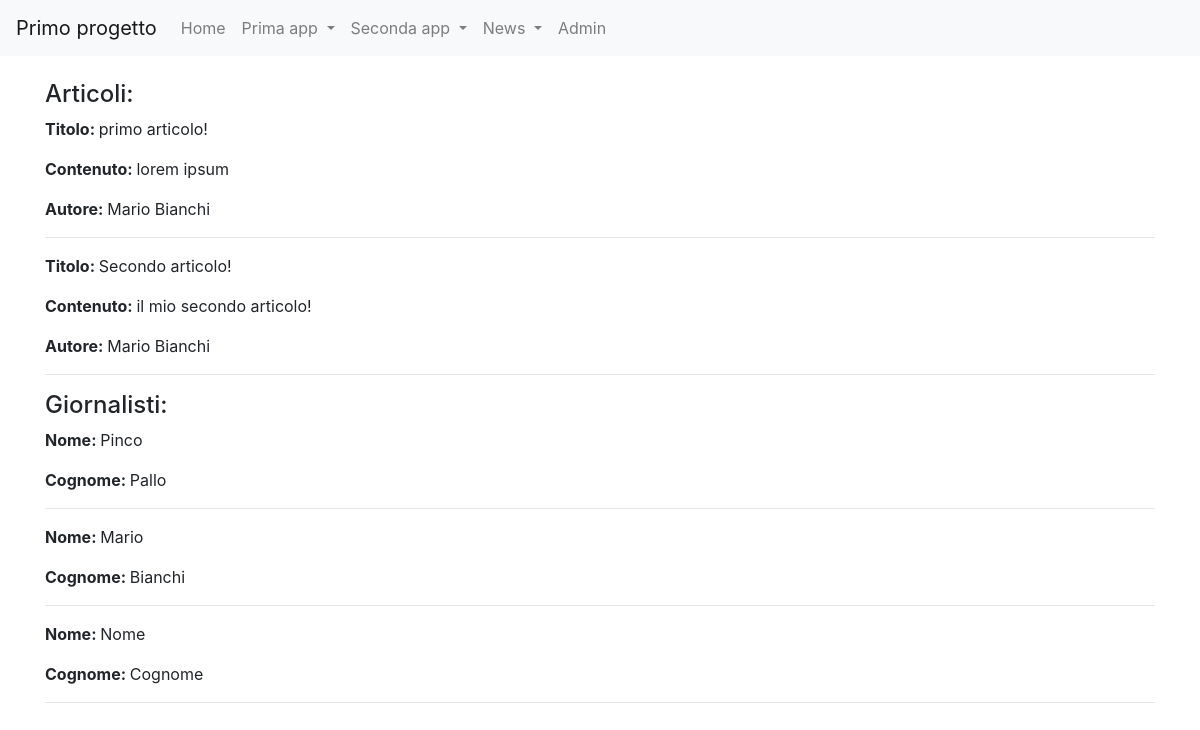
Before: /news/ with the older database file.
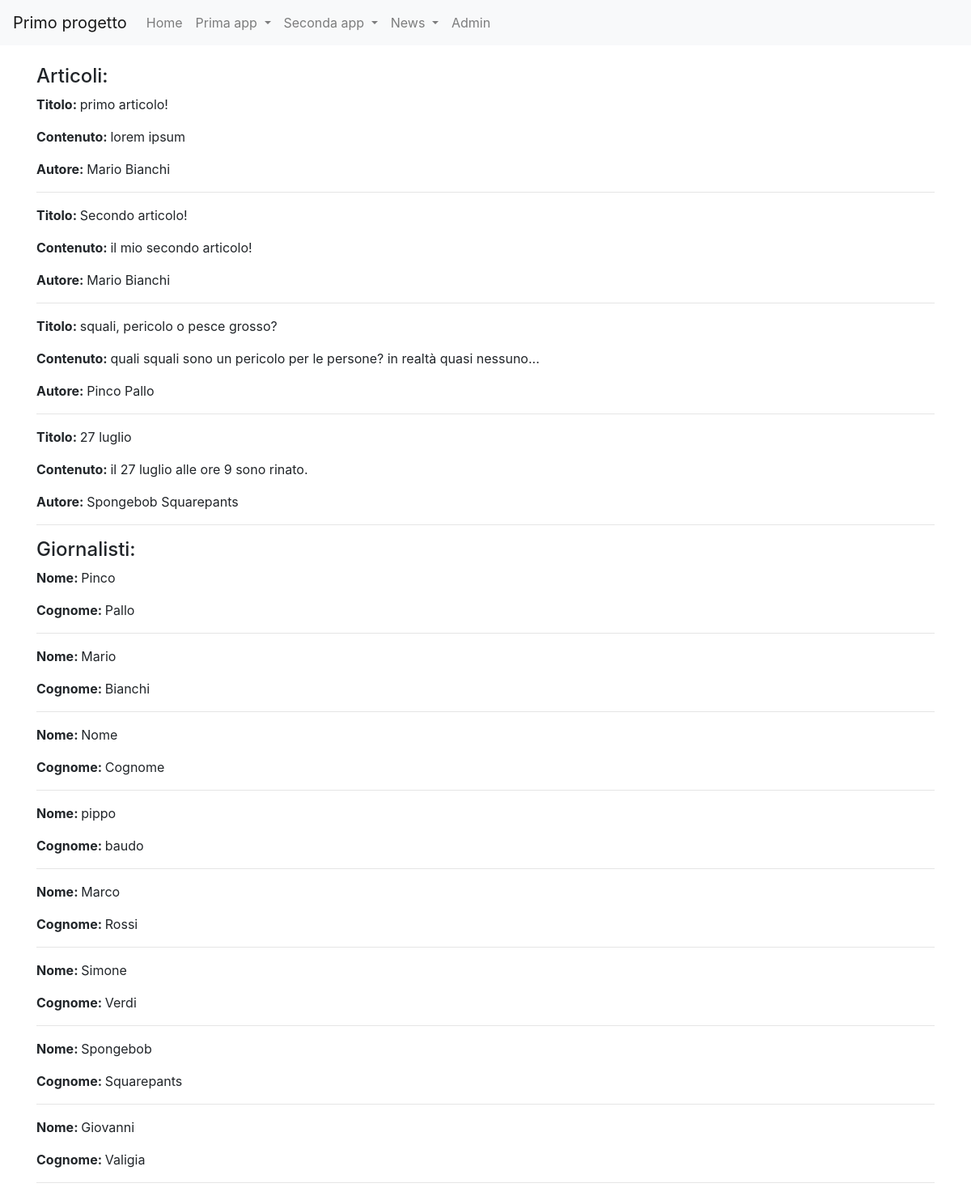
After: the same page with the newer database file.
### news/models.py (models this page shows)
class Article(models.Model):
    titolo = models.CharField(max_length=200)
    contenuto = models.TextField()
    giornalista = models.ForeignKey(Giornalista, on_delete=models.CASCADE, related_name='articoli')
    visualizzazioni = models.IntegerField(default=0)
    data_pubblicazione = models.DateField()
    def __str__(self):
        return self.titolo
    class Meta:
        verbose_name = "Articolo"
        verbose_name_plural = "Articoli"

class Giornalista(models.Model):
    nome = models.CharField(max_length=100)
    cognome = models.CharField(max_length=100)
    data_nascita = models.DateField()
    def __str__(self):
        return self.nome + " "+ self.cognome
    class Meta:
        verbose_name = "Giornalista"
        verbose_name_plural = "Giornalisti"

### news/views.py (the view)
# urls.py: path('', home, name='homeview'),
def home(request):
    Articles = Article.objects.all()
    Giornalisti = Giornalista.objects.all()
    context = {
        "articoli": Articles,
        "giornalisti": Giornalisti
    }
    print(context)
    return render(request, "news/homepage.html", context)

### news/templates/news/homepage.html (shortened to what this page needs)
{% extends 'base.html'%}
{%block content%}
  <h4>Articoli:</h4>
    {% for articolo in articoli %}
        <p><strong>Titolo: </strong>{{ articolo.titolo }}</p>
        <p><strong>Contenuto: </strong>{{ articolo.contenuto }}</p>
        <p><strong>Autore: </strong>{{ articolo.giornalista }}</p>
        <hr>
    {% endfor %}
  <h4>Giornalisti:</h4>
    {% for giornalista in giornalisti %}
        <p><strong>Nome: </strong>{{ giornalista.nome }}</p>
        <p><strong>Cognome: </strong>{{ giornalista.cognome }}</p>
        <hr>
    {% endfor %}
{%endblock content%}

### primo_progetto/templates/base.html (shortened to what this page needs)
 {% load static %}
<!doctype html>
<html lang="en">
  <head>
    <link rel="stylesheet" href="https://cdn.jsdelivr.net/npm/bootstrap@4.5.3/dist/css/bootstrap.min.css">
  </head>
  <body>
   <nav class="navbar navbar-expand-lg navbar-light bg-light">
  <a class="navbar-brand" href="{% url 'prima_app:homepage' %}">Primo progetto</a>
  <div class="collapse navbar-collapse" id="navbarNav">
    <ul class="navbar-nav">
      <li class="nav-item">
        <a class="nav-link" href="{% url 'prima_app:homepage' %}">Home</a>
      </li>
      <li class="nav-item dropdown">
        <a class="nav-link dropdown-toggle" href="#" id="navbarDropdownPrima" role="button" data-toggle="dropdown" aria-haspopup="true" aria-expanded="false">
          Prima app
        </a>
      </li>
      <li class="nav-item dropdown">
        <a class="nav-link dropdown-toggle" href="#" id="navbarDropdownSeconda" role="button" data-toggle="dropdown" aria-haspopup="true" aria-expanded="false">
          Seconda app
        </a>
      </li>
      <li class="nav-item dropdown">
        <a class="nav-link dropdown-toggle" href="#" id="navbarDropdownNews" role="button" data-toggle="dropdown" aria-haspopup="true" aria-expanded="false">
          News
        </a>
      </li>
      <li class="nav-item">
        <a class="nav-link" href="{% url 'admin:index' %}">Admin</a>
      </li>
    </ul>
  </div>
</nav>
    <div class="container mt-4">
      {% block content %}
      {% endblock content %}
    </div>
  </body>
</html>

Changed rows visible on the page:
added Article: titolo "squali, pericolo o pesce grosso?", contenuto "quali squali sono un pericolo per le persone? in realtà quasi nessuno...", giornalista "Pinco Pallo"
added Article: titolo "27 luglio", contenuto "il 27 luglio alle ore 9 sono rinato.", giornalista "Spongebob Squarepants"
added Giornalista: nome "pippo", cognome "baudo"
added Giornalista: nome "Marco", cognome "Rossi"
added Giornalista: nome "Simone", cognome "Verdi"
added Giornalista: nome "Spongebob", cognome "Squarepants"
added Giornalista: nome "Giovanni", cognome "Valigia"
